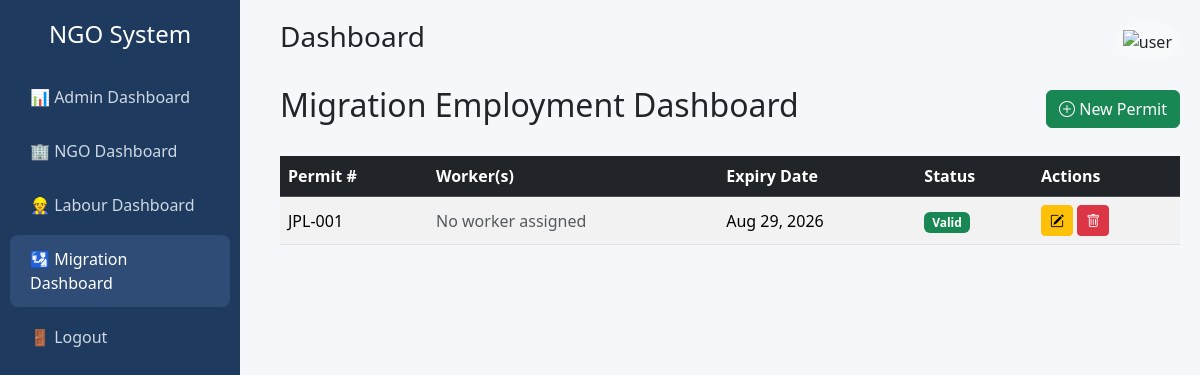
/dashboard/migration/ (signed in), run on an earlier commit of the app's database.
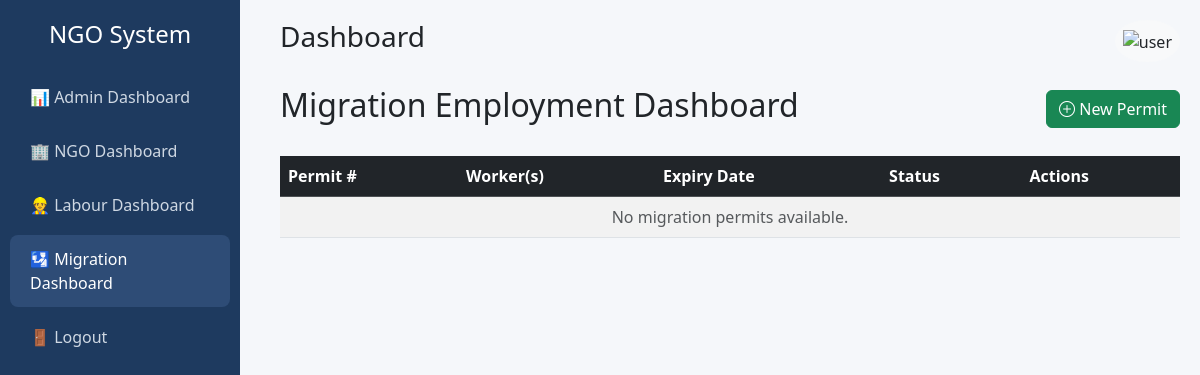
And on a later commit of the database.
### core/models.py (models this page shows, shortened)
class Permit(models.Model):
    PERMIT_TYPE_CHOICES = [
        ("NGO", "NGO Permit"),
        ("FOREIGN_WORKER", "Foreign Worker Permit"),
    ]
    project = models.ForeignKey(Project, on_delete=models.CASCADE, related_name="permits")
    permit_number = models.CharField(max_length=100, unique=True)
    permit_type = models.CharField(max_length=20, choices=PERMIT_TYPE_CHOICES, default="NGO")
    issue_date = models.DateField()
    expiry_date = models.DateField()
    workers = models.ManyToManyField(Worker, blank=True, related_name="permits")  # only for FOREIGN_WORKER
    created_at = models.DateTimeField(auto_now_add=True)
    updated_at = models.DateTimeField(auto_now=True)
    @property
    def status(self):
        from django.utils.timezone import now
        today = now().date()
        return "expired" if self.expiry_date < today else "valid"

### core/views.py (the view)
# urls.py: path("dashboard/migration/", views.migration_dashboard, name="migration_dashboard"),
@login_required
def migration_dashboard(request):
    require_role(request.user, User.MIGRATION, User.ADMIN)
    permits = Permit.objects.select_related("project").all().order_by("-issue_date")
    today = timezone.now().date()
    stats = {
        "permits": permits.count(),
        "valid": sum(1 for p in permits if p.expiry_date >= today),
        "expired": sum(1 for p in permits if p.expiry_date < today),
    }
    return render(request, "core/migration_dashboard.html", {"permits": permits, "stats": stats, "today": today})

### core/utils.py (called while the page is built)
def require_role(user, *roles):
    if user.is_superuser:
        return
    if user.role not in roles:
        raise PermissionDenied("You do not have permission for this action.")

### core/templates/core/migration_dashboard.html (shortened to what this page needs)
{% extends "core/base.html" %}
{% block content %}
<div class="d-flex justify-content-between align-items-center mb-4">
    <h2>Migration Employment Dashboard</h2>
    <a href="{% url 'permit_create' %}" class="btn btn-success">
        <i class="bi bi-plus-circle"></i> New Permit
    </a>
</div>
<table class="table table-striped table-hover align-middle">
    <thead class="table-dark">
        <tr>
            <th scope="col">Permit #</th>
            <th scope="col">Worker(s)</th>
            <th scope="col">Expiry Date</th>
            <th scope="col">Status</th>
            <th scope="col">Actions</th>
        </tr>
    </thead>
    <tbody>
        {% for permit in permits %}
        <tr>
            <td>{{ permit.permit_number }}</td>
            <td>
                {% for worker in permit.workers.all %}
                    {{ worker.name }}{% if not forloop.last %}, {% endif %}
                {% empty %}
                    <span class="text-muted">No worker assigned</span>
                {% endfor %}
            </td>
            <td>{{ permit.expiry_date|date:"M d, Y" }}</td>
            <td>
                {% if permit.status == "expired" %}
                    <span class="badge bg-danger">Expired</span>
                {% else %}
                    <span class="badge bg-success">Valid</span>
                {% endif %}
            </td>
            <td>
                <a href="{% url 'permit_update' permit.id %}" class="btn btn-sm btn-warning" title="Edit Permit">
                    <i class="bi bi-pencil-square"></i>
                </a>
                <a href="{% url 'permit_delete' permit.id %}" class="btn btn-sm btn-danger" title="Delete Permit" onclick="return confirm('Are you sure you want to delete this permit?');">
                    <i class="bi bi-trash"></i>
                </a>
            </td>
        </tr>
        {% empty %}
        <tr>
            <td colspan="5" class="text-center text-muted">No migration permits available.</td>
        </tr>
        {% endfor %}
    </tbody>
</table>
{% endblock %}

What changed in the data, as far as the page shows it:
removed Permit: permit_number "JPL-001", expiry_date "Aug 29, 2026", shows "Valid"
Also different on the page:
text now shown: "No migration permits available."
